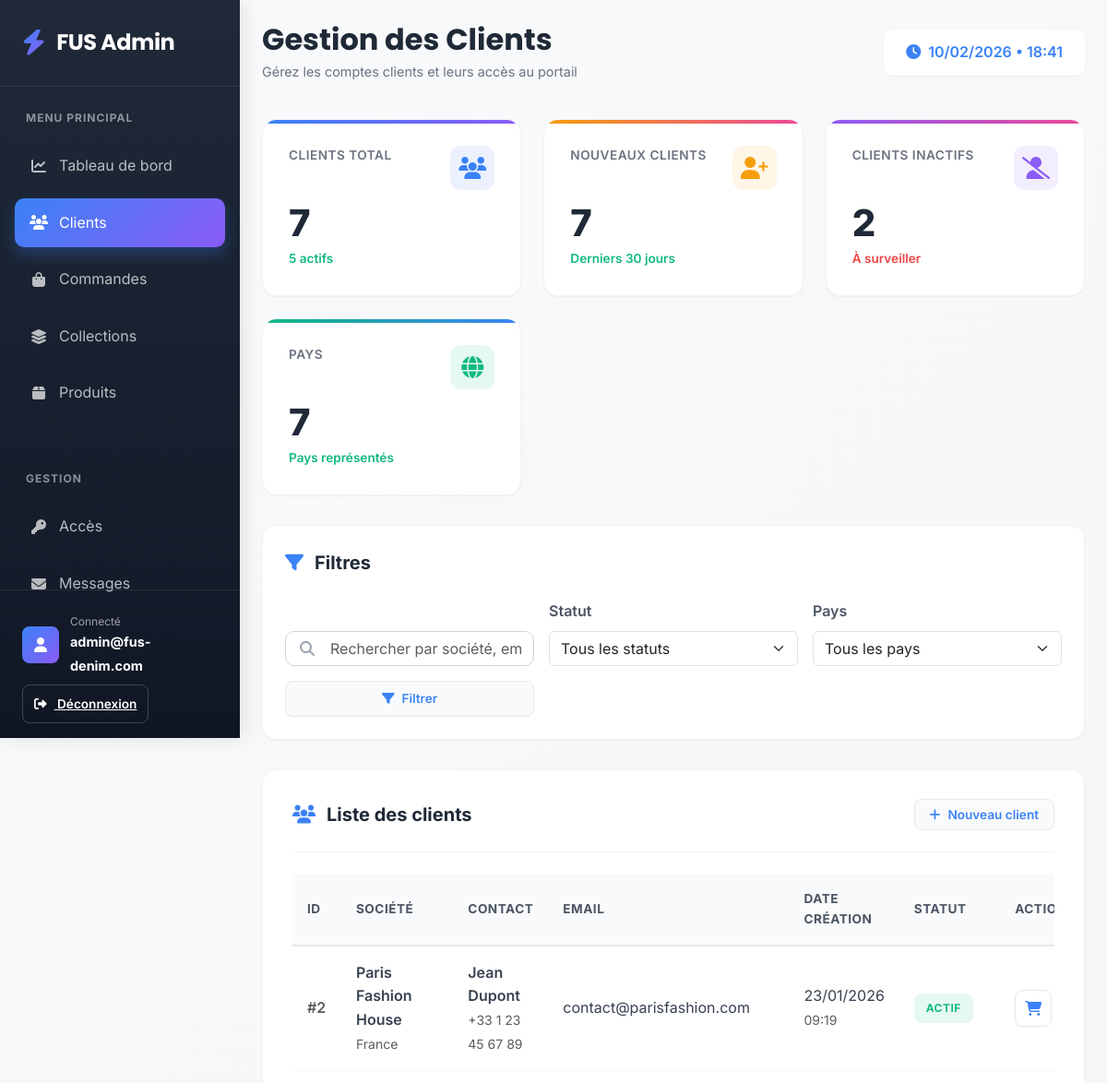
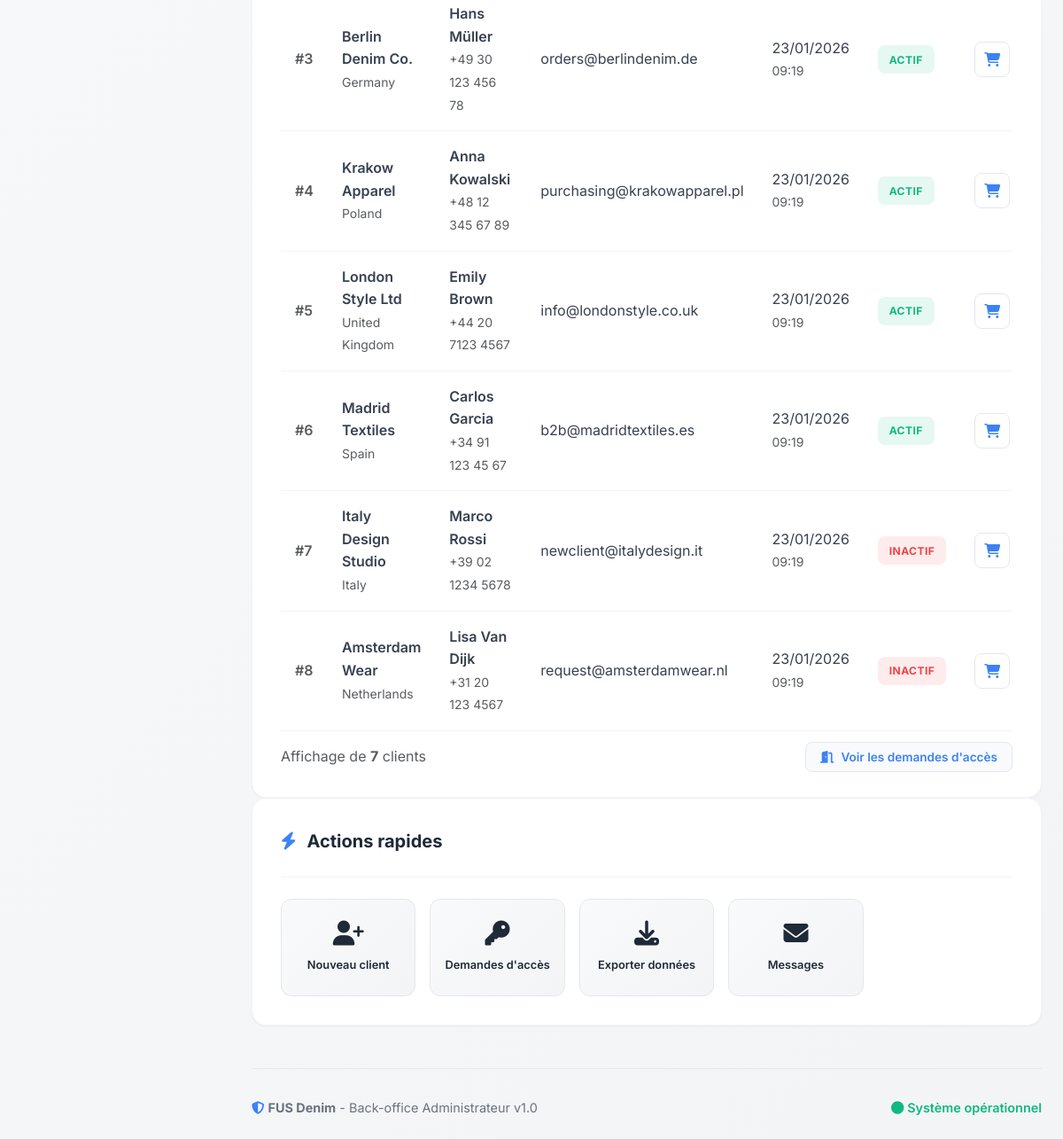
The page /clients.php (signed in) on the database its author committed (2 pictures, top to bottom).
### tables this page shows
CREATE TABLE IF NOT EXISTS users (
    id INT PRIMARY KEY AUTO_INCREMENT,
    email VARCHAR(255) UNIQUE NOT NULL,
    password VARCHAR(255) NOT NULL,
    company_name VARCHAR(255),
    country VARCHAR(100),
    contact_person VARCHAR(255),
    phone VARCHAR(50),
    role ENUM('admin', 'client') DEFAULT 'client',
    is_active BOOLEAN DEFAULT TRUE,
    created_at TIMESTAMP DEFAULT CURRENT_TIMESTAMP,
    INDEX idx_email (email),
    INDEX idx_role (role),
    INDEX idx_active (is_active)
);

### clients.php (the view, shortened to what this page needs)
<?php
$database = new Database();
$conn = $database->getConnection();
$search = isset($_GET['search']) ? $_GET['search'] : '';
$status_filter = isset($_GET['status']) ? $_GET['status'] : '';
$country_filter = isset($_GET['country']) ? $_GET['country'] : '';
$query = "SELECT id, email, company_name, country, contact_person, phone,
                 role, is_active, created_at
          FROM users
          WHERE role = 'client' ";
$params = [];
$types = '';
$query .= " ORDER BY created_at DESC";
if ($params) {
    $stmt = $conn->prepare($query);
    $stmt->bind_param($types, ...$params);
    $stmt->execute();
    $result = $stmt->get_result();
} else {
    $result = $conn->query($query);
}
$clients = [];
if ($result) {
    while($row = $result->fetch_assoc()) {
        $clients[] = $row;
    }
}
?>
<!DOCTYPE html>
<html lang="fr">
<head>
    <link href="https://cdn.jsdelivr.net/npm/bootstrap@5.3.0-alpha1/dist/css/bootstrap.min.css" rel="stylesheet">
    <link rel="stylesheet" href="https://cdnjs.cloudflare.com/ajax/libs/font-awesome/6.4.0/css/all.min.css">
</head>
<body>
    <div class="sidebar">
        <div class="logo">
            <i class="fas fa-bolt"></i>
            <h2>FUS Admin</h2>
        </div>
        <div class="nav-section">
            <div class="nav-label">Menu Principal</div>
            <a href="dashboard.php" class="nav-item">
                <i class="fas fa-chart-line"></i>
                <span>Tableau de bord</span>
            </a>
            <a href="clients.php" class="nav-item active">
                <i class="fas fa-users"></i>
                <span>Clients</span>
            </a>
            <a href="order.php" class="nav-item">
                <i class="fas fa-shopping-bag"></i>
                <span>Commandes</span>
            </a>
            <a href="collection.php" class="nav-item">
                <i class="fas fa-layer-group"></i>
                <span>Collections</span>
            </a>
            <a href="products.php" class="nav-item">
                <i class="fas fa-box"></i>
                <span>Produits</span>
            </a>
        </div>
        <div class="nav-section">
            <div class="nav-label">Gestion</div>
            <a href="access_requests.php" class="nav-item">
                <i class="fas fa-key"></i>
                <span>Accès</span>
            </a>
            <a href="messages.php" class="nav-item">
                <i class="fas fa-envelope"></i>
                <span>Messages</span>
            </a>
        </div>
        <div class="sidebar-user">
            <div class="user-card">
                <div class="user-avatar">
                    <i class="fas fa-user"></i>
                </div>
                <div class="user-info">
                    <small>Connecté</small>
                    <strong><?php echo htmlspecialchars(substr($_SESSION['user_email'], 0, 20)); ?></strong>
                </div>
            </div>
            <a href="login.php" class="logout-btn">
                <i class="fas fa-sign-out-alt me-2"></i> Déconnexion
            </a>
        </div>
    </div>
    <div class="main-content">
        <div class="header">
            <div class="header-title">
                <h1>Gestion des Clients</h1>
                <p>Gérez les comptes clients et leurs accès au portail</p>
            </div>
            <div class="header-actions">
                <div class="time-display">
                </div>
            </div>
        </div>
        <div class="stats-grid">
            <div class="stat-box">
                <div class="stat-header">
                    <div class="stat-label">Clients total</div>
                    <div class="stat-icon">
                        <i class="fas fa-users"></i>
                    </div>
                </div>
                <div class="stat-value"><?php echo count($clients); ?></div>
                <div class="stat-trend">
                    <?php
                    $active_count = array_reduce($clients, function($carry, $client) {
                        return $carry + ($client['is_active'] ? 1 : 0);
                    }, 0);
                    ?>
                    <span style="color: var(--accent-4);"><?php echo $active_count; ?> actifs</span>
                </div>
            </div>
            <div class="stat-box">
                <div class="stat-header">
                    <div class="stat-label">Nouveaux clients</div>
                    <div class="stat-icon">
                        <i class="fas fa-user-plus"></i>
                    </div>
                </div>
                <div class="stat-value">
                    <?php
                    $last_30_days = array_filter($clients, function($client) {
                        return strtotime($client['created_at']) > strtotime('-30 days');
                    });
                    echo count($last_30_days);
                    ?>
                </div>
                <div class="stat-trend">Derniers 30 jours</div>
            </div>
            <div class="stat-box">
                <div class="stat-header">
                    <div class="stat-label">Clients inactifs</div>
                    <div class="stat-icon">
                        <i class="fas fa-user-slash"></i>
                    </div>
                </div>
                <div class="stat-value"><?php echo count($clients) - $active_count; ?></div>
                <div class="stat-trend">
                    <span style="color: #EF4444;">À surveiller</span>
                </div>
            </div>
            <div class="stat-box">
                <div class="stat-header">
                    <div class="stat-label">Pays</div>
                    <div class="stat-icon">
                        <i class="fas fa-globe"></i>
                    </div>
                </div>
                <div class="stat-value">
                    <?php
                    $unique_countries = array_unique(array_column($clients, 'country'));
                    echo count($unique_countries);
                    ?>
                </div>
                <div class="stat-trend">Pays représentés</div>
            </div>
        </div>
        <div class="filter-section card-modern">
            <div class="card-header" style="padding: 0; border-bottom: none; margin-bottom: 1.5rem;">
                <div class="card-title">
                    <i class="fas fa-filter"></i> Filtres
                </div>
            </div>
            <form method="GET" class="filter-group">
                <div class="search-box">
                    <i class="fas fa-search"></i>
                    <input type="text" class="form-control" name="search" placeholder="Rechercher par société, email ou contact..."
                           value="<?php echo htmlspecialchars($search); ?>">
                </div>
                <div>
                    <label class="form-label" style="font-weight: 600; color: var(--gray-600); margin-bottom: 0.5rem;">Statut</label>
                    <select class="form-select" name="status">
                        <option value="">Tous les statuts</option>
                    </select>
                </div>
                <div>
                    <label class="form-label" style="font-weight: 600; color: var(--gray-600); margin-bottom: 0.5rem;">Pays</label>
                    <select class="form-select" name="country">
                        <option value="">Tous les pays</option>
                    </select>
                </div>
                <div class="d-flex gap-2">
                    <button type="submit" class="card-action" style="margin: 0; flex: 1;">
                        <i class="fas fa-filter me-2"></i>Filtrer
                    </button>
                </div>
            </form>
        </div>
        <div class="card-modern">
            <div class="card-header">
                <div class="card-title">
                    <i class="fas fa-users"></i> Liste des clients
                </div>
                <div>
                    <a href="client_create.php" class="card-action">
                        <i class="fas fa-plus me-2"></i>Nouveau client
                    </a>
                </div>
            </div>
            <?php if (empty($clients)): ?>
            <div class="empty-state">
                <i class="fas fa-users"></i>
                <h5 class="mt-3 mb-2">Aucun client trouvé</h5>
                <p class="text-muted mb-3">
                    <?php if ($search || $status_filter !== '' || $country_filter): ?>
                    Essayez de modifier vos critères de recherche
                    <?php else: ?>
                    Commencez par ajouter votre premier client
                    <?php endif; ?>
                </p>
                <?php if ($search || $status_filter !== '' || $country_filter): ?>
                <a href="clients.php" class="card-action" style="display: inline-block;">Voir tous les clients</a>
                <?php else: ?>
                <a href="client_create.php" class="card-action" style="display: inline-block;">
                    <i class="fas fa-user-plus me-2"></i>Ajouter un client
                </a>
                <?php endif; ?>
            </div>
            <?php else: ?>
            <div class="table-wrapper">
                <table class="table-modern">
                    <thead>
                        <tr>
                            <th width="50">ID</th>
                            <th>Société</th>
                            <th>Contact</th>
                            <th>Email</th>
                            <th>Date création</th>
                            <th>Statut</th>
                            <th width="200">Actions</th>
                        </tr>
                    </thead>
                    <tbody>
                        <?php foreach($clients as $client): ?>
                        <tr>
                            <td class="text-muted fw-semibold">#<?php echo $client['id']; ?></td>
                            <td>
                                <div class="fw-semibold"><?php echo htmlspecialchars($client['company_name']); ?></div>
                                <small class="text-muted"><?php echo htmlspecialchars($client['country']); ?></small>
                            </td>
                            <td>
                                <div class="fw-semibold"><?php echo htmlspecialchars($client['contact_person']); ?></div>
                                <small class="text-muted"><?php echo htmlspecialchars($client['phone']); ?></small>
                            </td>
                            <td><?php echo htmlspecialchars($client['email']); ?></td>
                            <td>
                                <div><?php echo date('d/m/Y', strtotime($client['created_at'])); ?></div>
                                <small class="text-muted"><?php echo date('H:i', strtotime($client['created_at'])); ?></small>
                            </td>
                            <td>
                                <?php if ($client['is_active']): ?>
                                    <span class="status-badge badge-active">Actif</span>
                                <?php else: ?>
                                    <span class="status-badge badge-inactive">Inactif</span>
                                <?php endif; ?>
                            </td>
                            <td>
                                <div class="btn-action-group">
                                    <a href="client_orders.php?id=<?php echo $client['id']; ?>"
                                       class="btn-action btn-view" title="Voir les commandes">
                                        <i class="fas fa-shopping-cart"></i>
                                    </a>
                                </div>
                            </td>
                        </tr>
                        <?php endforeach; ?>
                    </tbody>
                </table>
            </div>
            <div class="mt-3 d-flex justify-content-between align-items-center">
                <div class="text-muted">
                    Affichage de <strong><?php echo count($clients); ?></strong> client<?php echo count($clients) > 1 ? 's' : ''; ?>
                </div>
                <div>
                    <a href="access_requests.php" class="card-action">
                        <i class="fas fa-door-open me-2"></i>Voir les demandes d'accès
                    </a>
                </div>
            </div>
            <?php endif; ?>
        </div>
        <div class="card-modern">
            <div class="card-header">
                <div class="card-title">
                    <i class="fas fa-bolt"></i> Actions rapides
                </div>
            </div>
            <div class="quick-actions">
                <a href="client_create.php" class="action-btn">
                    <i class="fas fa-user-plus"></i>
                    <span>Nouveau client</span>
                </a>
                <a href="access_requests.php" class="action-btn">
                    <i class="fas fa-key"></i>
                    <span>Demandes d'accès</span>
                </a>
                <a href="export_clients.php" class="action-btn">
                    <i class="fas fa-download"></i>
                    <span>Exporter données</span>
                </a>
                <a href="messages.php" class="action-btn">
                    <i class="fas fa-envelope"></i>
                    <span>Messages</span>
                </a>
            </div>
        </div>
        <div class="footer">
            <div>
                <i class="fas fa-shield-alt" style="color: var(--accent-1);"></i>
                <strong>FUS Denim</strong> - Back-office Administrateur v1.0
            </div>
            <div>
                <span class="system-status">
                    <i class="fas fa-circle"></i> Système opérationnel
                </span>
            </div>
        </div>
    </div>
</body>
</html>

### rows shown on the page
users: id "2", company_name "Paris Fashion House", country "France", contact_person "Jean Dupont", phone "+33 1 23 45 67 89", email "contact@parisfashion.com", created_at "23/01/2026", created_at "09:19", is_active "ACTIF"
users: id "3", company_name "Berlin Denim Co.", country "Germany", contact_person "Hans Müller", phone "+49 30 123 456 78", email "orders@berlindenim.de", created_at "23/01/2026", created_at "09:19", is_active "ACTIF"
users: id "4", company_name "Krakow Apparel", country "Poland", contact_person "Anna Kowalski", phone "+48 12 345 67 89", email "purchasing@krakowapparel.pl", created_at "23/01/2026", created_at "09:19", is_active "ACTIF"
users: id "5", company_name "London Style Ltd", country "United Kingdom", contact_person "Emily Brown", phone "+44 20 7123 4567", email "info@londonstyle.co.uk", created_at "23/01/2026", created_at "09:19", is_active "ACTIF"
users: id "6", company_name "Madrid Textiles", country "Spain", contact_person "Carlos Garcia", phone "+34 91 123 45 67", email "b2b@madridtextiles.es", created_at "23/01/2026", created_at "09:19", is_active "ACTIF"
users: id "7", company_name "Italy Design Studio", country "Italy", contact_person "Marco Rossi", phone "+39 02 1234 5678", email "newclient@italydesign.it", created_at "23/01/2026", created_at "09:19", is_active "INACTIF"
users: id "8", company_name "Amsterdam Wear", country "Netherlands", contact_person "Lisa Van Dijk", phone "+31 20 123 4567", email "request@amsterdamwear.nl", created_at "23/01/2026", created_at "09:19", is_active "INACTIF"

### other values the page prints
substr($_SESSION['user_email'], 0, 20) "admin@fus-denim.com"
count($clients) "7"
$active_count "5"
count($last_30_days) "7"
count($clients) - $active_count "2"
count($unique_countries) "7"
